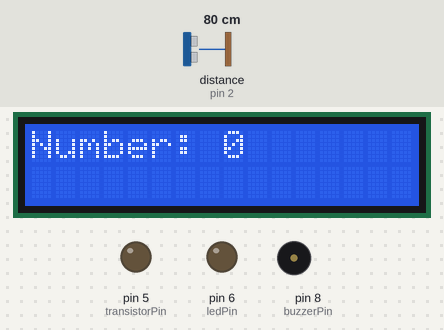
The sketch below on a simulated Arduino Uno, built with avr-gcc and run on an emulated ATmega328P. Parts: 16×2 character LCD, output pins drawn as LEDs (lit = HIGH), buzzer (waves = sounding). Wiring (inferred from the names in the program): ultrasonic range finder: trigger pin 3; echo pin 2. Dashed ring = blinking. Inputs (shaded band) come from the test bench; at power-on: distance to the obstacle (sensor on pin 2) 80 cm. The echo pulse lasts 58.3 µs per cm; pins used as bus, display or sensor lines are not drawn; what the sketch prints to the serial monitor is not drawn.

Above: at 1.29 s.
1.3 s: distance to the obstacle (sensor on pin 2) set to 60 cm
2.9 s: distance to the obstacle (sensor on pin 2) set to 120 cm
5.9 s: distance to the obstacle (sensor on pin 2) set to 2 cm
At 6.04 s:
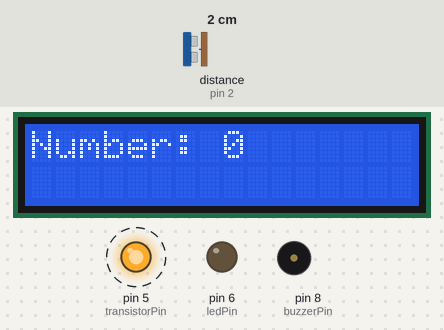
8.9 s: distance to the obstacle (sensor on pin 2) set to 60 cm
At 10.4 s:
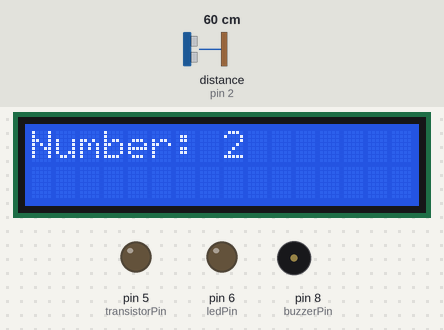
11.9 s: distance to the obstacle (sensor on pin 2) set to 4 cm
At 15.4 s:
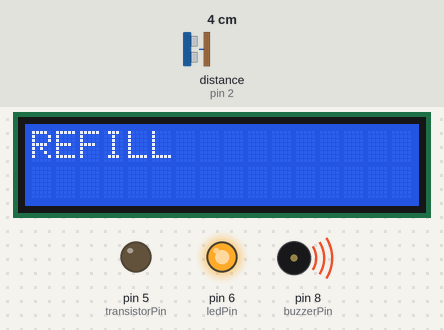
Timing chart, 0 to 18.7 s (numbered marks = the images above; inputs shaded):
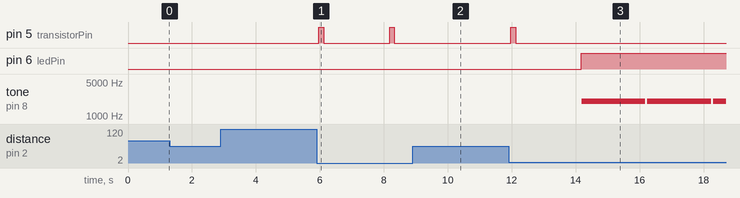

The sketch:

source_code.ino
```cpp
//include libraries required for LCD display
#include <Wire.h>
#include <LiquidCrystal_I2C.h>

//define arduino pins to be used
#define echoPin 2
#define trigPin 3
#define transistorPin 5
#define ledPin 6
#define buzzerPin 8

//global variables
long duration;            // time taken by ultrasonic pulse to come back to ultrasonic sensor
int distance;             // distance of hand from ultrasonic sensor
long number = 0;          // number of times used
const int threshold = 3;  // maximum number of uses allowed before refill (set to 3 for ease of demonstration)

// Set the LCD address to 0x27 for a 16 chars and 2 line display
LiquidCrystal_I2C lcd(0x27, 16, 2);

//set the modes(input or output) of used pins
void setup() {
  lcd.begin();
  pinMode(buzzerPin, OUTPUT);
  pinMode(trigPin, OUTPUT);
  pinMode(echoPin, INPUT);
  pinMode(transistorPin, OUTPUT);
  pinMode(ledPin, OUTPUT);
  Serial.begin(9600);
}
void loop() {
  lcd.clear();
  //calculate distance of hand from ultrasonic sensor
  digitalWrite(trigPin, LOW);
  delayMicroseconds(2);
  digitalWrite(trigPin, HIGH);
  delayMicroseconds(10);
  digitalWrite(trigPin, LOW);
  duration = pulseIn(echoPin, HIGH); //in micro secs

  distance = duration * 0.034 / 2; //speed of sound=340 m/sec
  Serial.print(" Dist: ");
  Serial.print(distance);
  Serial.print(" cm Cntr: ");
  Serial.print(number);
  Serial.print(" ");
  if(number<threshold){
    lcd.print("Number: ");
    lcd.print(number);
  }
  if(number>=threshold){
    digitalWrite(ledPin, HIGH); //turn the LED on
    lcd.clear();
    lcd.print("REFILL");
    tone(buzzerPin, 2000);      //buzzer emits sound of 2kHz frequency
    delay(2000);
    noTone(buzzerPin);
    Serial.println("LED on means 3 uses completed!");
  }
  else if (distance<=3){ //3 cm
    number++;
    digitalWrite(transistorPin, HIGH);  //turn the DC pump on by switching the trasistor on
    Serial.print("Pump On--");
    delay(150);
    digitalWrite(transistorPin, LOW);
    Serial.println("--Pump OFF");
    delay(2000);
  }
  else{
    digitalWrite(transistorPin, LOW);
    Serial.println("--Pump OFF");
  }
  delay(50);
}
```

Measured:
- after the input at 5.9 s, pin 5 (transistorPin): alternates HIGH for 0.15 s and LOW for 2.1 s, starting after 0.07 s
- after the input at 8.9 s, pin 5 (transistorPin): stays LOW (without the input it goes to HIGH after 1.5 s)
- after the input at 11.9 s, pin 5 (transistorPin): LOW → HIGH after 0.07 s, → LOW 0.15 s later; pin 6 (ledPin): LOW → HIGH after 2.3 s; tone on pin 8 (buzzerPin): alternates 2000 Hz for 2.0 s and silent for 0.06 s, starting after 2.3 s
- what the display in image 1 shows lasts 2.2 s, from 6.0 s to 8.2 s
